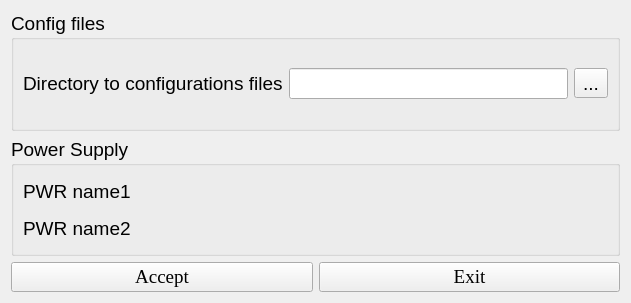
<?xml version="1.0" encoding="UTF-8"?>
<ui version="4.0">
 <class>Settings_SPiK</class>
 <widget class="QWidget" name="Settings_SPiK">
  <property name="geometry">
   <rect>
    <x>0</x>
    <y>0</y>
    <width>631</width>
    <height>303</height>
   </rect>
  </property>
  <property name="windowTitle">
   <string>Form</string>
  </property>
  <layout class="QGridLayout" name="gridLayout_4">
   <item row="0" column="0" colspan="2">
    <widget class="QGroupBox" name="groupBox">
     <property name="font">
      <font>
       <pointsize>14</pointsize>
      </font>
     </property>
     <property name="title">
      <string>Config files</string>
     </property>
     <layout class="QGridLayout" name="gridLayout_2">
      <item row="0" column="0">
       <layout class="QGridLayout" name="gridLayout">
        <item row="0" column="0">
         <widget class="QLabel" name="label">
          <property name="text">
           <string>Directory to configurations files</string>
          </property>
         </widget>
        </item>
        <item row="0" column="1">
         <widget class="QLineEdit" name="lineEdit"/>
        </item>
        <item row="0" column="2">
         <widget class="QToolButton" name="toolButton">
          <property name="text">
           <string>...</string>
          </property>
         </widget>
        </item>
       </layout>
      </item>
     </layout>
    </widget>
   </item>
   <item row="2" column="0">
    <widget class="QPushButton" name="pushButton">
     <property name="font">
      <font>
       <family>Times New Roman</family>
       <pointsize>14</pointsize>
      </font>
     </property>
     <property name="text">
      <string>Accept</string>
     </property>
    </widget>
   </item>
   <item row="2" column="1">
    <widget class="QPushButton" name="pushButton_2">
     <property name="enabled">
      <bool>true</bool>
     </property>
     <property name="font">
      <font>
       <family>Times New Roman</family>
       <pointsize>14</pointsize>
      </font>
     </property>
     <property name="text">
      <string>Exit</string>
     </property>
    </widget>
   </item>
   <item row="1" column="0" colspan="2">
    <widget class="QGroupBox" name="groupBox_2">
     <property name="font">
      <font>
       <pointsize>14</pointsize>
      </font>
     </property>
     <property name="title">
      <string>Power Supply</string>
     </property>
     <layout class="QGridLayout" name="gridLayout_3">
      <item row="0" column="0">
       <widget class="QLabel" name="label_2">
        <property name="text">
         <string>PWR name1</string>
        </property>
       </widget>
      </item>
      <item row="1" column="0">
       <widget class="QLabel" name="label_3">
        <property name="text">
         <string>PWR name2</string>
        </property>
       </widget>
      </item>
     </layout>
    </widget>
   </item>
  </layout>
 </widget>
 <resources/>
 <connections/>
</ui>
